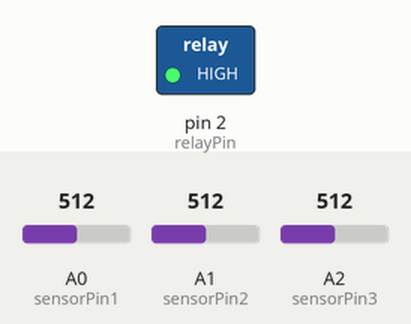
A sketch run on a simulated Arduino Uno, built with avr-gcc and run on an emulated ATmega328P. Shown: switched loads named in the sketch (green lamp = pin HIGH). The inputs (shaded band) are chosen by the test bench; at power-on: A0 (sensorPin1) = 512, A1 (sensorPin2) = 512, A2 (sensorPin3) = 512. What the sketch prints to the serial monitor is not drawn.

Above: at 0.1 s.
Timing chart, 0 to 1.6 s (numbered marks = the images above):
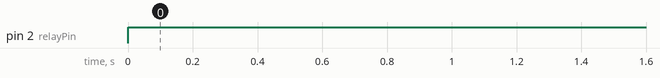

Measured:
- by itself, pin 2 (relayPin): LOW → HIGH at 0.00 s

The sketch:

Automatic_irrigation_System.ino
```cpp
// Define moisture sensor pins
const int sensorPin1 = A0;
const int sensorPin2 = A1;
const int sensorPin3 = A2;

// Define relay control pin
const int relayPin = 2;

void setup() {
  // Initialize serial communication
  Serial.begin(9600);

  // Set relay control pin as output
  pinMode(relayPin, OUTPUT);
}

void loop() {
  // Read moisture sensor values
  int moisture1 = analogRead(sensorPin1);
  int moisture2 = analogRead(sensorPin2);
  int moisture3 = analogRead(sensorPin3);

  // Check if moisture is dry
  if (moisture1 < 500 && moisture2 < 500 && moisture3 < 500) {
    // Turn on relay to activate motor
    digitalWrite(relayPin, LOW);

    // Print status to serial monitor
    Serial.println("Field is WET. Motor deactivated.");
  }
  // Check if moisture is wet
  else {
    // Turn off relay to deactivate motor
    digitalWrite(relayPin, HIGH);

    // Print status to serial monitor
    Serial.println("Field is DRY. Motor activated.");
  }

  // Wait for 1 second before taking another reading
  delay(3000);
}
```
